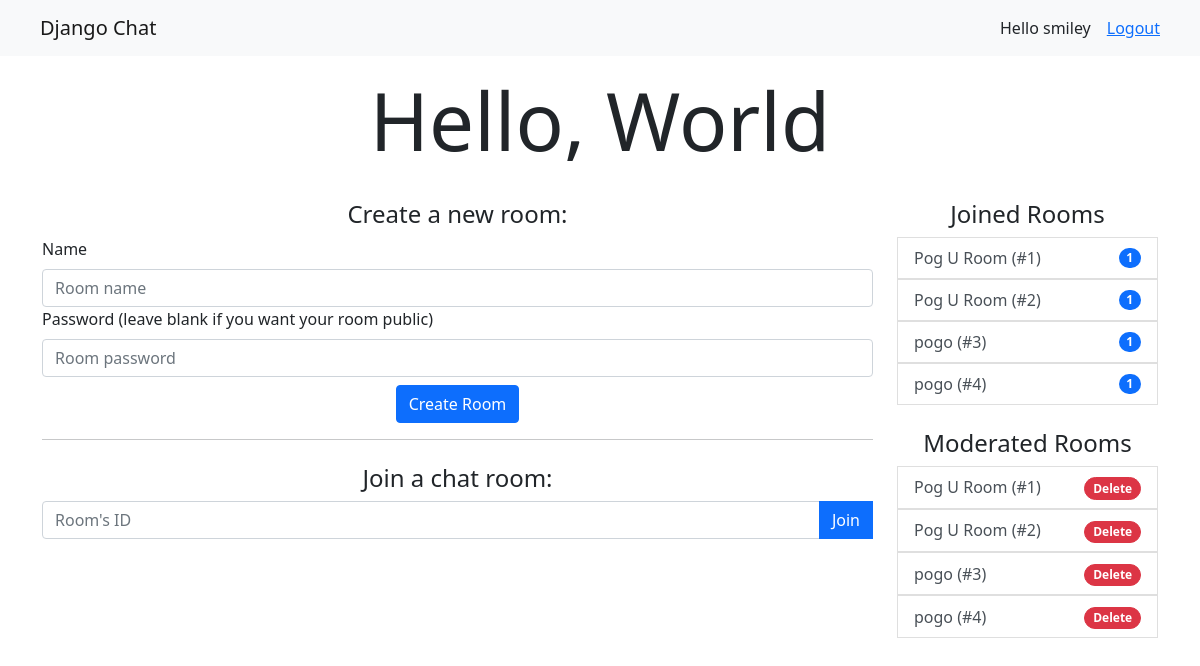
The app's page / (signed in), older data.
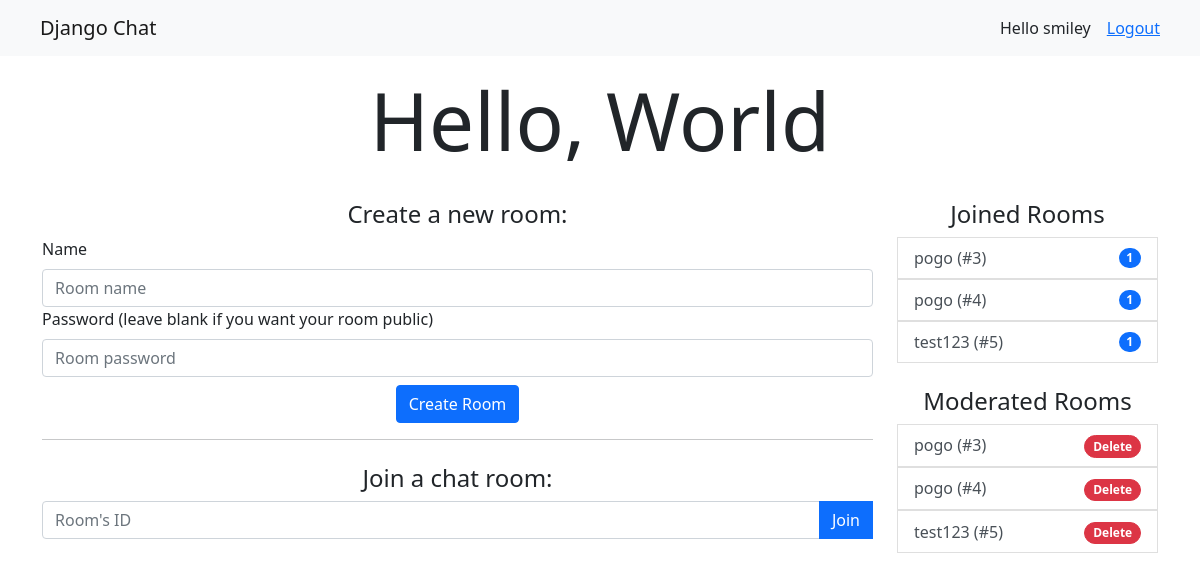
The same page, newer data.
### chat/models.py (models this page shows)
class Room(models.Model):
    name = models.CharField(max_length=50)
    creator =  models.ForeignKey(User, on_delete=models.CASCADE, related_name='rooms_created')
    participants = models.ManyToManyField(User, related_name='rooms_joined')
    moderators = models.ManyToManyField(User, related_name='rooms_moderated')
    password = models.CharField(max_length=50, default=None, blank=True, null=True)

### chat/views.py (the view)
# urls.py: path('', views.index, name='home'),
def index(request):
    context = {}
    if request.user.is_authenticated:
        context['room_form'] = CreateRoomForm()
        rooms_joined = Room.objects.filter(participants=request.user)
        rooms_moderated = Room.objects.filter(moderators=request.user) | Room.objects.filter(creator=request.user)
        context['rooms_joined'] = rooms_joined
        context['rooms_moderated'] = rooms_moderated
    if request.session.get('msg'):
        context['msg'] = request.session['msg']
        del request.session['msg']
    return render(request, 'chat/index.html', context)

### chat/forms.py (shortened to what this page needs)
class CreateRoomForm(forms.ModelForm):
    class Meta:
        model = Room
        widgets = {
            'name': forms.TextInput(attrs={'placeholder': 'Room name'}),
            'password': forms.PasswordInput(attrs={'placeholder': 'Room password'})
        }
        labels = {
            'password': 'Password (leave blank if you want your room public)'
        }
        fields = {'name', 'password'}
    def __init__(self, *args, **kwargs):
        super(CreateRoomForm, self).__init__(*args, **kwargs)
        for visible in self.visible_fields():
            visible.field.widget.attrs['class'] = 'form-control'
        self.order_fields(['name', 'password'])

### chat/templates/chat/index.html (shortened to what this page needs)
{% extends 'base.html' %}
{% block content %}
    <div class="text-center">
        <h1 class="display-1 mt-3 text-center">Hello, World</h1>
        {% if user.is_authenticated %}
        <div class="row">
            <div class="col-9">
                <section class="mt-4">
                    <h4>Create a new room:</h4>
                    <form action="{% url 'chat:create_room' %}" method="post" class='text-start'>
                        {% for field in room_form %}
                        <div class="form-group">
                            <label class="form-label" for="{{ field.auto_id }}">{{ field.label }}</label>
                            {{ field }}
                        </div>
                        {% endfor %}
                        <p class="text-center mt-2"><button class="btn btn-primary">Create Room</button></p>
                    </form>
                </section>
                <hr>
                <section class="mt-4">
                    <h4>Join a chat room:</h4>
                    <form action="{% url 'chat:chat_redirect' %}" method="post">
                        <div class="input-group mb-3">
                            <input type="number" name="room_id" class="form-control" placeholder="Room's ID">
                            <button type="button" class="btn btn-primary" data-bs-toggle="modal" data-bs-target="#passwordModal">Join</button>
                        </div>
                    </form>
                </section>
            </div>
            <div class="col-3">
                <section class="mt-4">
                    <h4>Joined Rooms</h4>
                    <ul class="list-group">
                        {% for room in rooms_joined %}
                            <a href="{% url 'chat:chat_room' room.id %}" class='text-reset text-decoration-none'>
                                <li class="list-group-item list-group-item-action d-flex justify-content-between align-items-center">
                                    {{ room.name }} (#{{ room.id }})
                                    <span class="badge bg-primary rounded-pill">{{ room.participants.all.count }}</span>
                                </li>
                            </a>
                        {% empty %}
                            <li class="list-group-item">You have not joined any room yet</li>
                        {% endfor %}
                    </ul>
                </section>
                <section class="mt-4">
                    <h4>Moderated Rooms</h4>
                    <ul class="list-group">
                        {% for room in rooms_moderated %}
                            <a href="{% url 'chat:chat_room' room.id %}" class='text-reset text-decoration-none'>
                                <li class="list-group-item list-group-item-action d-flex justify-content-between align-items-center">
                                    {{ room.name }} (#{{ room.id }})
                                    {% if room.creator == request.user %}
                                        <form action="{% url 'chat:delete_room' room.id %}" method="post">
                                            <button type="submit" class="btn btn-danger btn-sm rounded-pill" id="delete-btn">Delete</button>
                                        </form>
                                    {% endif %}
                                </li>
                            </a>
                        {% empty %}
                            <li class="list-group-item">You have not joined any room yet</li>
                        {% endfor %}
                    </ul>
                </section>
            </div>
        </div>
        {% else %}
            <h4 class='mt-4'>Please <a href="{% url 'chat:login' %}">login</a> to join a chat room.</h4>
            <h5>Don't have an account? <a href="{% url 'chat:register' %}">Sign up.</a></h5>
        {% endif %}
    </div>
{% endblock %}

### chat/templates/base.html (shortened to what this page needs)
{% load static %}
<!DOCTYPE html>
<html lang="en">
<head>
    <link rel="stylesheet" href="{% static 'css/main.css' %}">
    <link href="https://cdn.jsdelivr.net/npm/bootstrap@5.0.0-beta1/dist/css/bootstrap.min.css" rel="stylesheet">
</head>
<body>
    <nav class="navbar navbar-light bg-light">
        <a class="navbar-brand" href="{% url 'chat:home' %}">Django Chat</a>
        {% if user.is_authenticated %}
            <div class="d-flex flex-row bd-highlight nav-log">
                <div class="p-2 bd-highlight">Hello {{ user.username }}</div>
                <div class="p-2 bd-highlight"><a href="{% url 'chat:logout' %}">Logout</a></div>
            </div>
        {% else %}
            <a href="{% url 'chat:login' %}" class='nav-log'>Login</a>
        {% endif %}
    </nav>
    <div class="container-sm">
        {% block content %}
        {% endblock %}
    </div>
</body>
</html>

### chat/static/css/main.css (style rules this page uses)
.nav-log { margin: auto 2em auto 0; }
.navbar-brand { margin: auto auto auto 2em; }
#delete-btn { display: inline-block; padding: 0.35em 0.65em; font-size: 0.75em; font-weight: 700; line-height: 1; color: #fff; text-align: center; white-space: nowrap; vertical-align: baseline; }

Row changes from the older to the newer data that the page shows:
removed Room: name "Pog U Room", id "1", participants.all.count "1", shows "Delete"
removed Room: name "Pog U Room", id "2", participants.all.count "1", shows "Delete"
added Room: name "test123", id "5", participants.all.count "1", shows "Delete"
